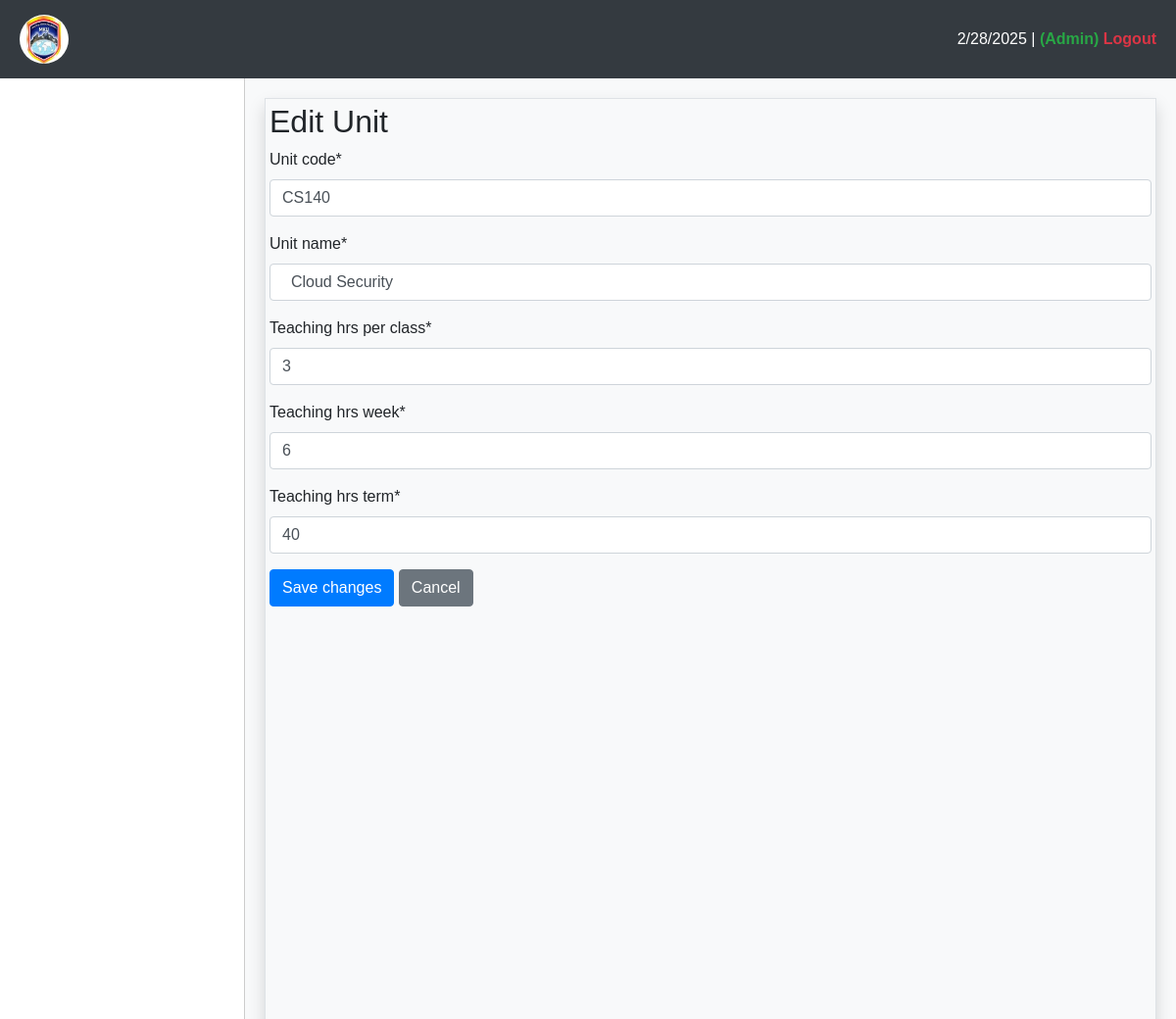
/base/unit/44/edit/, run on the app's committed database.
### reports/models.py (models this page shows, shortened)
class Unit(models.Model):
    unit_code = models.CharField(max_length=20, null=True, unique=True)
    unit_name = models.CharField(max_length=200, null=True)
    teaching_hrs_per_class = models.PositiveIntegerField(null=True)
    teaching_hrs_week = models.PositiveIntegerField(null=True)
    teaching_hrs_term = models.PositiveIntegerField(null=True)
    updated = models.DateTimeField(auto_now=True, null=True)
    created = models.DateTimeField(auto_now_add=True, null=True)
    class Meta:
        ordering = ["unit_name"]

### base/views.py (the view)
# urls.py: path('unit/<int:unit_id>/edit/', views.edit_unit, name='admin-edit-unit-url'),
def edit_unit(request, unit_id):
    unit = get_object_or_404(Unit, id=unit_id)
    if request.method == "POST":
        form = UnitForm(request.POST, instance=unit)
        if form.is_valid():
            form.save()
            return redirect("report-units-url")
    else:
        form = UnitForm(instance=unit)
    return render(request, "base/course_units/unit_edit.html", {"form": form})

### reports/forms.py
class UnitForm(forms.ModelForm):
    class Meta:
        model = Unit
        fields = '__all__'

### reports/context_processors.py (called while the page is built, shortened)
def remaining_days(request):
    if request.user.is_authenticated:
        try:
            series = Series.objects.get(is_active=True)
            today = datetime.today().date()
            end_date = series.end_date
            remaining = abs((end_date - today).days)
            return {"remaining": remaining}
        except Series.DoesNotExist:
            return {"remaining": 0}
    else:
        return {"remaining": 0}

def unit_count(request):
    if request.user.is_authenticated:
        return {"unit_count": Unit.objects.count()}
    else:
        return {"unit_count": 0}

def student_count(request):
    if request.user.is_authenticated:
        return {"student_count": StudentExam.objects.count()}
    else:
        return {"student_count": 0}

def course_count(request):
    if request.user.is_authenticated:
        return {"course_count": Course.objects.count()}
    else:
        return {"course_count": 0}

    def process_request(self, request):
        try:
            series = Series.objects.get(is_active=True)
            today = datetime.today().date()
            end_date = series.end_date
            if today > end_date:
                series.is_active = False
                series.save()
        except Series.DoesNotExist:
            series = Series.objects.filter(is_active=False)
            today = datetime.today().date()
            for series in series:
                end_date = series.end_date
                if today < end_date or today == end_date:
                    series.is_active = True
                    series.save()
        return None

    def process_request(self, request):
        return None

    def __call__(self, request):
        user_agent = request.META.get('HTTP_USER_AGENT', '')
        if any(mobile in user_agent for mobile in self.MOBILE_USER_AGENTS):
            return HttpResponseForbidden("Access restricted to desktop users only.")
        return self.get_response(request)

    def process_request(self, request):
        otps = OTP.objects.filter(is_used=False)
        for otp in otps:
            expire_time = otp.expire_time
            if expire_time <= timezone.now():
                otp.is_used = True
                otp.save()
                otp.delete()
        return None

### templates/base/course_units/unit_edit.html (shortened to what this page needs)
{% extends "base/main.html" %}
{% load crispy_forms_tags %}
{% block content %}
    <h2>Edit Unit</h2>
    <form method="post">
        {{ form|crispy }}
        <button type="submit" class="btn btn-primary">Save changes</button>
        <a href="{% url 'admin-units-url' %}" class="btn btn-secondary">Cancel</a>
    </form>
{% endblock %}

### templates/base/main.html (style rules this page uses)
body, html { height: 100%; margin: 0; font-family: 'Arial', sans-serif; }

### data on the page
Unit: unit_code "CS140", unit_name "Cloud Security", teaching_hrs_per_class "3", teaching_hrs_week "6", teaching_hrs_term "40"
